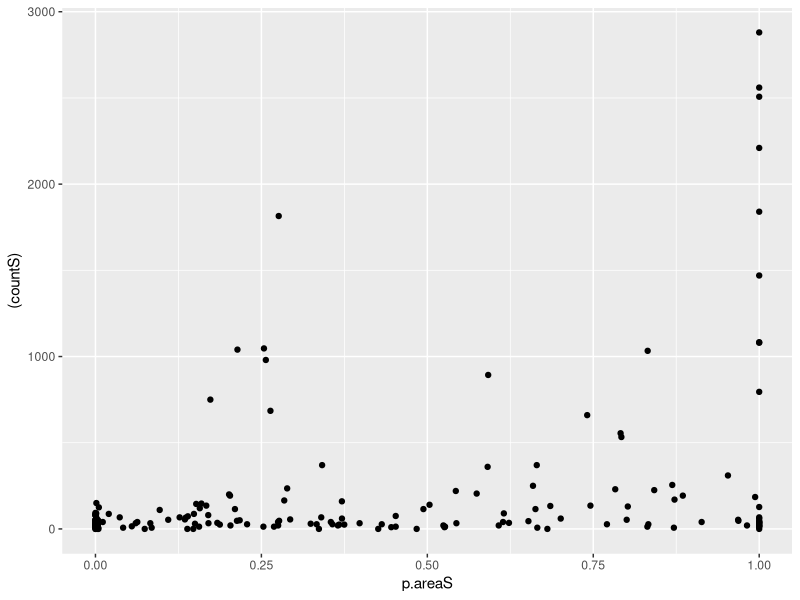
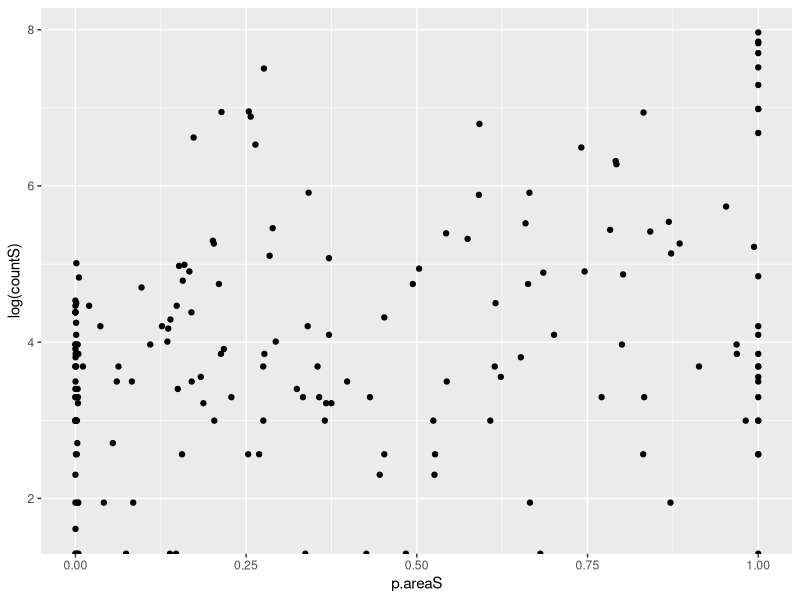
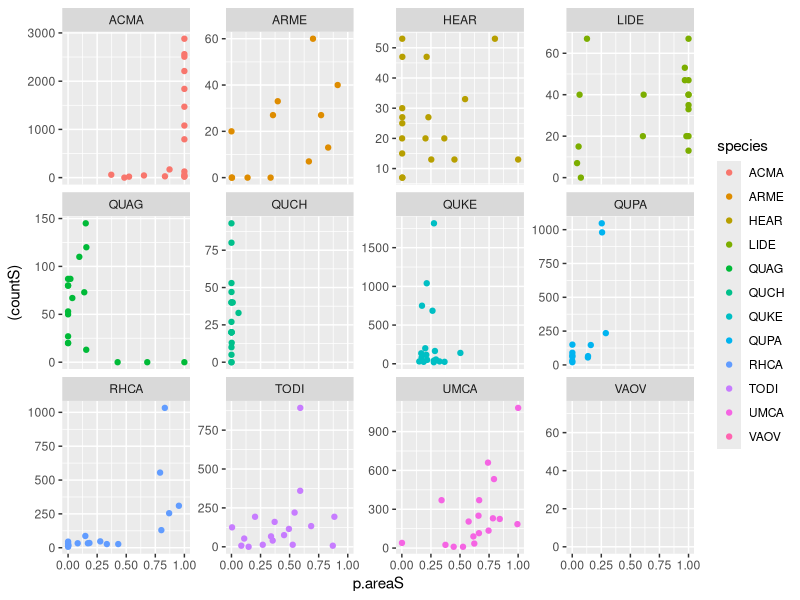
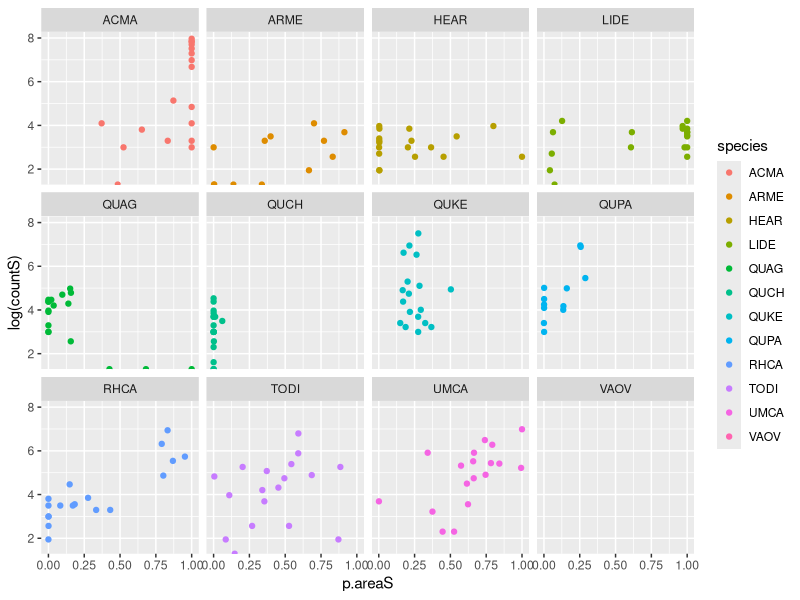

Source code (R) for these figures, in order:
#Is any of the lesion area data useful? I'm wondering if I should bother taking pictures of the leaves for the redo experiment.

#sporangia analysis.
library(dplyr)
library(ggplot2)


wide <- read.csv("data/MASTERMERGED_wide.csv")
head(wide)

#clean up data. remove CEOL (only 1 ind)
wideT <- filter(wide, trt=="T", !is.na(countS), species!="CEOL") %>% mutate(ind2=interaction(species, ind)) %>% droplevels()
wideT %>% group_by(species, ind) %>% summarise(min(countS), max(countS)) 

#Q1: do plants still sporulate when the are asymptomatic?
#Q2: does lesion size predict sporulation in general?
#Q3: does lesion size predict sporulation within a given species?

#Q1
#calculate average sporulation for leaves that had no lesions
wideT %>% filter(p.areaS==0) # QUAG, QUCH, QUPA only. 
wideT %>% filter(p.areaS==0) %>% summarise(muS=mean(countS), sdS=sd(countS))
wideT %>% filter(p.areaC==0) #most were the oaks and couldn't count chlamydospores.
#consensus: just to shows with data that leaves produce spores without lesions is enough to keep it. But I can do that with the sporangia viability assays.

#Q2
#check out sporangia vs lesion size. when log transforming sporangia, theres an upward trend with wide interval. Still plenty of plants with no lesions and sporulation.
ggplot(wideT, aes(p.areaS, (countS))) +
  geom_point()
ggplot(wideT, aes(p.areaS, log(countS))) +
  geom_point() 

#Q3. It looks like lesion area correlates with sporangia for some species but not for others. I think I should keep the lesion size just so I can address this part of the story.
ggplot(wideT, aes(p.areaS, (countS), color=species)) +
  geom_point() +
  facet_wrap(~species, scales='free_y')
ggplot(wideT, aes(p.areaS, log(countS), color=species)) +
  geom_point() +
  facet_wrap(~species)

#check out the leaf discs that were asymptomatic
wideT %>% filter(p.areaS <.25) %>% select(species, ind, leaf, countS, p.areaS)
wide %>% filter(species=="VAOV", trt=="T", is.na(countC)) %>% select(species, ind, leaf, countS, p.areaS)

